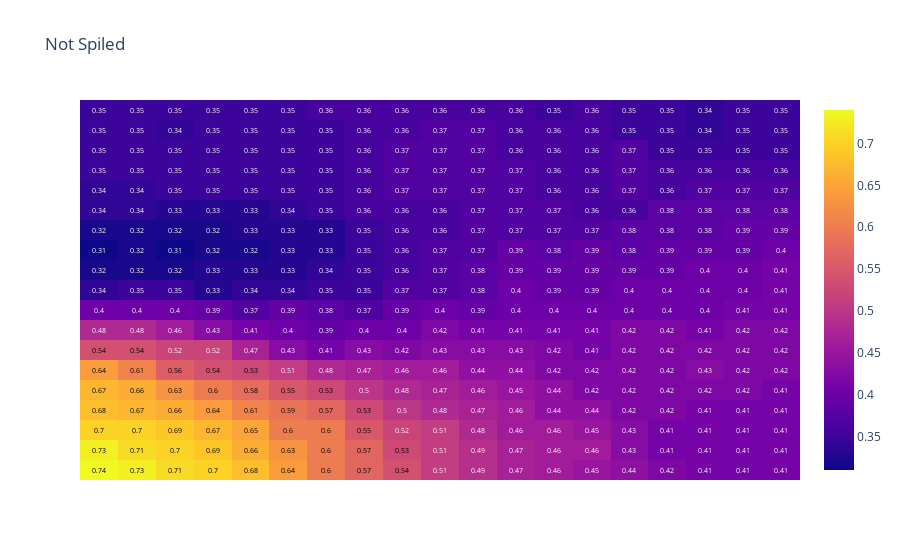
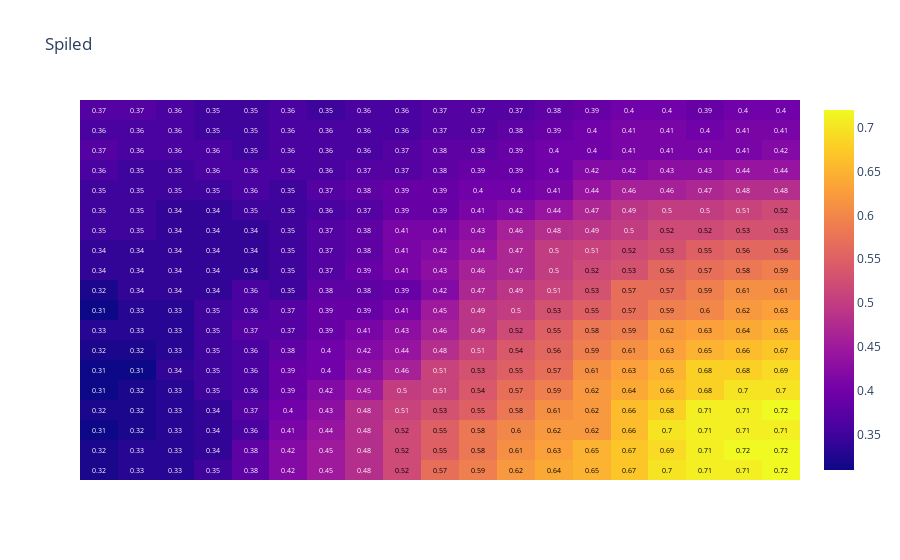

The notebook cell saved with these charts, in order:
### Code cell
GEMA.Visualization.codebook_vectors(main_map, np.array(["Not Spiled", "Spiled"]))
